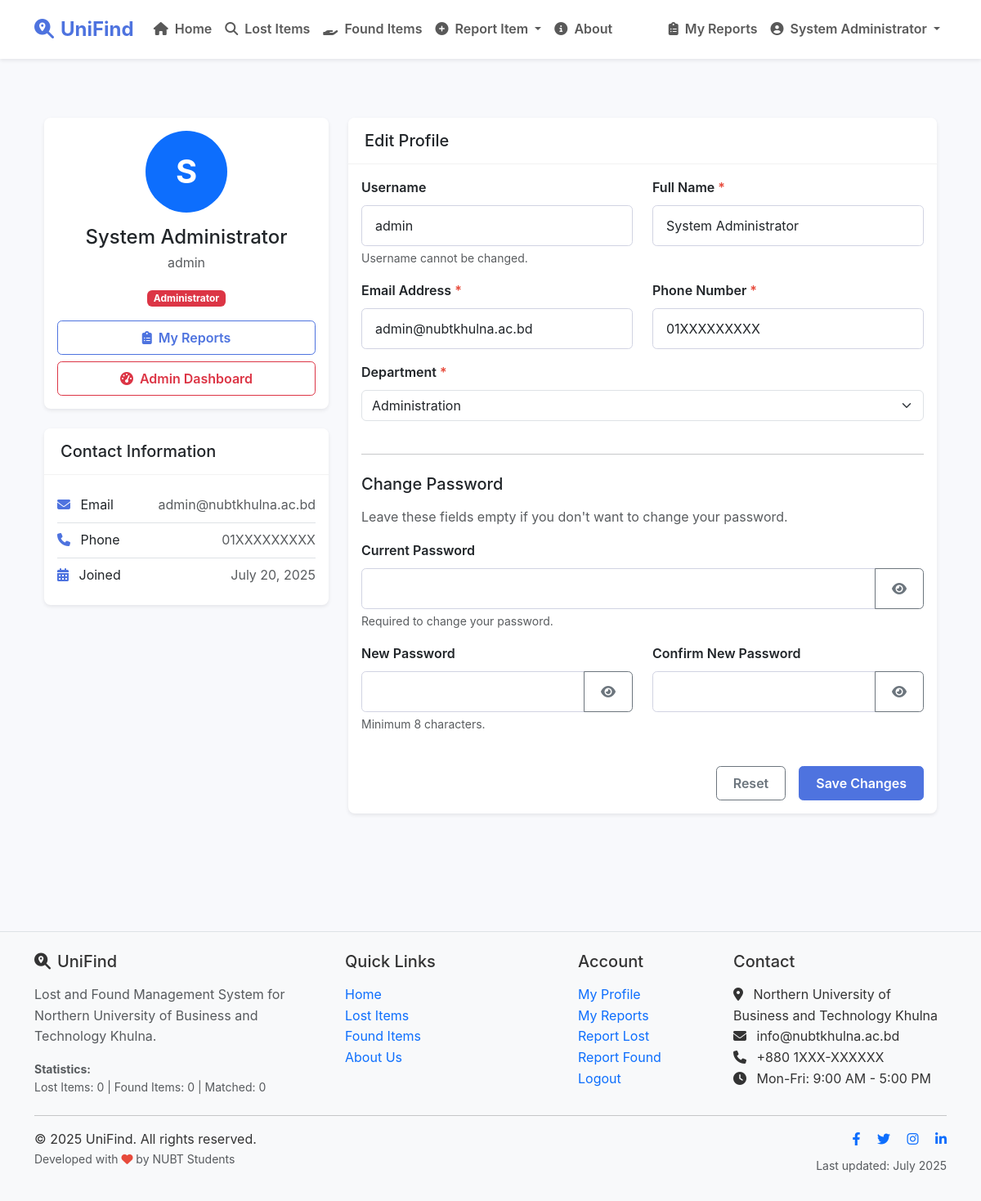
The app's page /profile.php (signed in) with its own data.
### tables this page shows
CREATE TABLE IF NOT EXISTS `users` (
  `id` int(11) NOT NULL AUTO_INCREMENT,
  `username` varchar(50) NOT NULL,
  `full_name` varchar(100) NOT NULL,
  `email` varchar(100) NOT NULL,
  `phone` varchar(20) NOT NULL,
  `department` int(11) NOT NULL,
  `password` varchar(255) NOT NULL,
  `role` enum('user','admin') NOT NULL DEFAULT 'user',
  `created_at` datetime NOT NULL DEFAULT CURRENT_TIMESTAMP,
  `updated_at` datetime DEFAULT NULL ON UPDATE CURRENT_TIMESTAMP,
  PRIMARY KEY (`id`),
  UNIQUE KEY `username` (`username`),
  UNIQUE KEY `email` (`email`)
);

CREATE TABLE IF NOT EXISTS `departments` (
  `id` int(11) NOT NULL AUTO_INCREMENT,
  `name` varchar(100) NOT NULL,
  `created_at` datetime NOT NULL DEFAULT CURRENT_TIMESTAMP,
  PRIMARY KEY (`id`),
  UNIQUE KEY `name` (`name`)
);

### includes/auth.php (called while the page is built, shortened)
<?php
require_once 'db.php';
function isLoggedIn() {
    return isset($_SESSION['logged_in']) && $_SESSION['logged_in'] === true;
}
function getCurrentUser() {
    global $conn;
    $userId = $_SESSION['user_id'];
    $stmt = $conn->prepare("SELECT u.*, d.name as department_name
                           FROM users u
                           LEFT JOIN departments d ON u.department = d.id
                           WHERE u.id = ? LIMIT 1");
    $stmt->bind_param("i", $userId);
    $stmt->execute();
    $result = $stmt->get_result();
    return $result->fetch_assoc();
}
?>

### includes/functions.php (called while the page is built, shortened)
<?php
require_once 'db.php';
function formatDate($date, $includeTime = false) {
    $format = $includeTime ? 'F j, Y \a\t g:i a' : 'F j, Y';
    return date($format, strtotime($date));
}
function getDepartments() {
    global $conn;
    $departments = [];
    $result = $conn->query("SELECT * FROM departments ORDER BY name ASC");
    if ($result->num_rows > 0) {
        while ($row = $result->fetch_assoc()) {
            $departments[] = $row;
        }
    }
    return $departments;
}
?>

### profile.php (the view, shortened to what this page needs)
<?php
require_once 'includes/auth.php';
require_once 'includes/functions.php';
$conn = new mysqli(DB_HOST, DB_USER, DB_PASS, DB_NAME);
$userId = $_SESSION['user_id'];
$sql = "SELECT * FROM users WHERE id = ?";
$stmt = $conn->prepare($sql);
$stmt->bind_param("i", $userId);
$stmt->execute();
$result = $stmt->get_result();
$user = $result->fetch_assoc();
$sql = "SELECT * FROM departments ORDER BY name ASC";
$result = $conn->query($sql);
include 'includes/header.php';
?>
<div class="container py-5">
    <div class="row">
        <div class="col-lg-4 mb-4">
            <div class="card shadow-sm">
                <div class="card-body text-center">
                    <div class="avatar-circle mx-auto mb-3">
                        <span class="initials"><?php echo substr($user['full_name'], 0, 1); ?></span>
                    </div>
                    <h4 class="mb-1"><?php echo htmlspecialchars($user['full_name']); ?></h4>
                    <p class="text-muted mb-3"><?php echo htmlspecialchars($user['username']); ?></p>
                    <?php if ($user['role'] === 'admin'): ?>
                        <div class="mb-3">
                            <span class="badge bg-danger">Administrator</span>
                        </div>
                    <?php endif; ?>
                    <div class="d-grid gap-2">
                        <a href="my_reports.php" class="btn btn-outline-primary">
                            <i class="fas fa-clipboard-list me-1"></i> My Reports
                        </a>
                        <?php if ($user['role'] === 'admin'): ?>
                            <a href="admin/dashboard.php" class="btn btn-outline-danger">
                                <i class="fas fa-tachometer-alt me-1"></i> Admin Dashboard
                            </a>
                        <?php endif; ?>
                    </div>
                </div>
            </div>
            <div class="card shadow-sm mt-4">
                <div class="card-header bg-white">
                    <h5 class="card-title mb-0">Contact Information</h5>
                </div>
                <div class="card-body">
                    <ul class="list-group list-group-flush">
                        <li class="list-group-item px-0 py-2 d-flex justify-content-between">
                            <span><i class="fas fa-envelope me-2 text-primary"></i> Email</span>
                            <span class="text-muted"><?php echo htmlspecialchars($user['email']); ?></span>
                        </li>
                        <li class="list-group-item px-0 py-2 d-flex justify-content-between">
                            <span><i class="fas fa-phone me-2 text-primary"></i> Phone</span>
                            <span class="text-muted"><?php echo htmlspecialchars($user['phone']); ?></span>
                        </li>
                        <li class="list-group-item px-0 py-2 d-flex justify-content-between">
                            <span><i class="fas fa-calendar-alt me-2 text-primary"></i> Joined</span>
                            <span class="text-muted"><?php echo formatDate($user['created_at']); ?></span>
                        </li>
                    </ul>
                </div>
            </div>
        </div>
        <div class="col-lg-8">
            <div class="card shadow-sm">
                <div class="card-header bg-white">
                    <h5 class="card-title mb-0">Edit Profile</h5>
                </div>
                <div class="card-body">
                    <form method="post" action="" class="needs-validation" novalidate>
                        <div class="row">
                            <div class="col-md-6 mb-3">
                                <label for="username" class="form-label">Username</label>
                                <input type="text" class="form-control" id="username" value="<?php echo htmlspecialchars($user['username']); ?>" readonly>
                                <div class="form-text">Username cannot be changed.</div>
                            </div>
                            <div class="col-md-6 mb-3">
                                <label for="full_name" class="form-label">Full Name <span class="text-danger">*</span></label>
                                <input type="text" class="form-control" id="full_name" name="full_name" value="<?php echo htmlspecialchars($user['full_name']); ?>" required>
                            </div>
                        </div>
                        <div class="row">
                            <div class="col-md-6 mb-3">
                                <label for="email" class="form-label">Email Address <span class="text-danger">*</span></label>
                                <input type="email" class="form-control" id="email" name="email" value="<?php echo htmlspecialchars($user['email']); ?>" required>
                            </div>
                            <div class="col-md-6 mb-3">
                                <label for="phone" class="form-label">Phone Number <span class="text-danger">*</span></label>
                                <input type="tel" class="form-control" id="phone" name="phone" value="<?php echo htmlspecialchars($user['phone']); ?>" required>
                            </div>
                        </div>
                        <div class="row">
                            <div class="col-md-12 mb-3">
                                <label for="department" class="form-label">Department <span class="text-danger">*</span></label>
                                <select class="form-select" id="department" name="department" required>
                                    <?php foreach ($departments as $department): ?>
                                        <option value="<?php echo $department['id']; ?>" <?php echo $user['department'] == $department['id'] ? 'selected' : ''; ?>>
                                            <?php echo htmlspecialchars($department['name']); ?>
                                        </option>
                                    <?php endforeach; ?>
                                </select>
                            </div>
                        </div>
                        <hr class="my-4">
                        <h5 class="mb-3">Change Password</h5>
                        <p class="text-muted mb-3">Leave these fields empty if you don't want to change your password.</p>
                        <div class="row">
                            <div class="col-md-12 mb-3">
                                <label for="current_password" class="form-label">Current Password</label>
                                <div class="input-group">
                                    <input type="password" class="form-control" id="current_password" name="current_password">
                                    <button class="btn btn-outline-secondary toggle-password" type="button" data-target="current_password">
                                        <i class="fas fa-eye"></i>
                                    </button>
                                </div>
                                <div class="form-text">Required to change your password.</div>
                            </div>
                        </div>
                        <div class="row">
                            <div class="col-md-6 mb-3">
                                <label for="new_password" class="form-label">New Password</label>
                                <div class="input-group">
                                    <input type="password" class="form-control" id="new_password" name="new_password">
                                    <button class="btn btn-outline-secondary toggle-password" type="button" data-target="new_password">
                                        <i class="fas fa-eye"></i>
                                    </button>
                                </div>
                                <div class="form-text">Minimum 8 characters.</div>
                            </div>
                            <div class="col-md-6 mb-3">
                                <label for="confirm_password" class="form-label">Confirm New Password</label>
                                <div class="input-group">
                                    <input type="password" class="form-control" id="confirm_password" name="confirm_password">
                                    <button class="btn btn-outline-secondary toggle-password" type="button" data-target="confirm_password">
                                        <i class="fas fa-eye"></i>
                                    </button>
                                </div>
                            </div>
                        </div>
                        <div class="d-grid gap-2 d-md-flex justify-content-md-end mt-4">
                            <button type="reset" class="btn btn-outline-secondary me-md-2">Reset</button>
                            <button type="submit" class="btn btn-primary">Save Changes</button>
                        </div>
                    </form>
                </div>
            </div>
        </div>
    </div>
</div>
<?php include 'includes/footer.php'; ?>

### includes/header.php (shortened to what this page needs)
<?php
require_once 'includes/db.php';
require_once 'includes/auth.php';
require_once 'includes/functions.php';
$current_page = basename($_SERVER['PHP_SELF']);
$current_user = null;
if (isLoggedIn()) {
    $current_user = getCurrentUser();
}
$departments = getDepartments();
?>
<!DOCTYPE html>
<html lang="en">
<head>
    <link href="https://cdn.jsdelivr.net/npm/bootstrap@5.3.0/dist/css/bootstrap.min.css" rel="stylesheet">
    <link rel="stylesheet" href="https://cdnjs.cloudflare.com/ajax/libs/font-awesome/6.4.0/css/all.min.css">
    <link rel="stylesheet" href="assets/css/style.css">
</head>
<body>
    <nav class="navbar navbar-expand-lg navbar-light bg-white shadow-sm sticky-top">
        <div class="container">
            <a class="navbar-brand fw-bold text-primary" href="index.php">
                <i class="fas fa-search-location me-2"></i>UniFind
            </a>
            <div class="collapse navbar-collapse" id="navbarNav">
                <ul class="navbar-nav me-auto">
                    <li class="nav-item">
                        <a class="nav-link <?php echo $current_page == 'index.php' ? 'active' : ''; ?>" href="index.php">
                            <i class="fas fa-home me-1"></i> Home
                        </a>
                    </li>
                    <li class="nav-item">
                        <a class="nav-link <?php echo $current_page == 'search.php?type=lost' ? 'active' : ''; ?>" href="search.php?type=lost">
                            <i class="fas fa-search me-1"></i> Lost Items
                        </a>
                    </li>
                    <li class="nav-item">
                        <a class="nav-link <?php echo $current_page == 'search.php?type=found' ? 'active' : ''; ?>" href="search.php?type=found">
                            <i class="fas fa-hand-holding me-1"></i> Found Items
                        </a>
                    </li>
                    <?php if (isLoggedIn()): ?>
                        <li class="nav-item dropdown">
                            <a class="nav-link dropdown-toggle <?php echo ($current_page == 'report_lost.php' || $current_page == 'report_found.php') ? 'active' : ''; ?>" href="#" id="reportDropdown" role="button" data-bs-toggle="dropdown" aria-expanded="false">
                                <i class="fas fa-plus-circle me-1"></i> Report Item
                            </a>
                        </li>
                    <?php endif; ?>
                    <li class="nav-item">
                        <a class="nav-link <?php echo $current_page == 'about.php' ? 'active' : ''; ?>" href="about.php">
                            <i class="fas fa-info-circle me-1"></i> About
                        </a>
                    </li>
                </ul>
                <ul class="navbar-nav ms-auto">
                    <?php if (isLoggedIn()): ?>
                        <li class="nav-item">
                            <a class="nav-link <?php echo $current_page == 'my_reports.php' ? 'active' : ''; ?>" href="my_reports.php">
                                <i class="fas fa-clipboard-list me-1"></i> My Reports
                            </a>
                        </li>
                        <li class="nav-item dropdown">
                            <a class="nav-link dropdown-toggle" href="#" id="userDropdown" role="button" data-bs-toggle="dropdown" aria-expanded="false">
                                <i class="fas fa-user-circle me-1"></i>
                                <?php echo htmlspecialchars($current_user['full_name']); ?>
                            </a>
                        </li>
                    <?php endif; ?>
                </ul>
            </div>
        </div>
    </nav>
    <main class="container py-4">

### records on screen
users: full_name "System Administrator", full_name "S", username "admin", email "admin@nubtkhulna.ac.bd", phone "01XXXXXXXXX", created_at "July 20, 2025", department "Administration"

### other values on screen
$item_stats['total_lost'] "0"
$item_stats['total_found'] "0"
$item_stats['total_matched'] "0"
